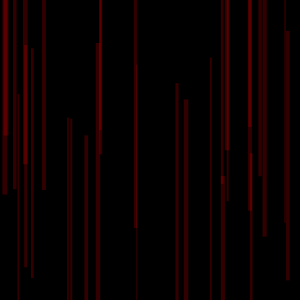
Frame 1 (no input)
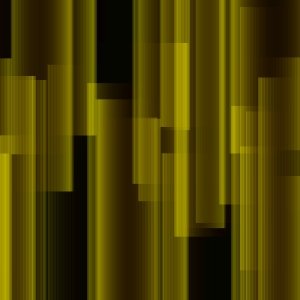
Frame 60 (the mouse pressed at the canvas centre just before this capture)
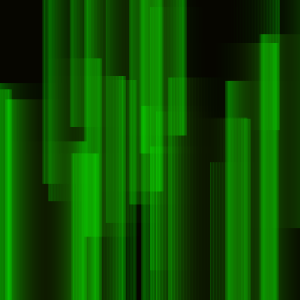
Frame 120 (the mouse held since frame 60 and released just before this capture)

The Processing sketch that drew these frames (run headless with seeded random() and noise(); from frame 60 on, the mouse is pressed at the canvas centre):

// Processing sketch: processing_91776
// ── processing_91776.pde

Line[] line = new Line[30];

float t = 0;

void setup() {
  size(300, 300);
  colorMode(HSB, 360, 100, 100);
  background(0);
  smooth();

  rectMode(CENTER);

  for (int i = 0; i < line.length;i++) {
    line[i] = new Line();
  }
}

void draw() {
  noStroke();
  fill(0, 20);
  rect(width/2, height/2, width, height);

  for (int i = 0; i < line.length;i++) {
    line[i].display();
    line[i].move();
  }

} 

class Line {
  float x;
  float y;
  float speed;
  float rect_w;
  float rect_h;
  float hue;

  Line() {
    if (random(1) >= 0.5) {
      speed = 1.5;
    }
    else {
      speed = -1.5;
    }

    rect_w = random(1, 5);
    rect_h = random(220, 280);

    x = random(width);
    y = random(height);

    hue = 0;
  }

  void display() {
    noStroke();
    fill(hue, 100, 100, 50);
    rect(x, y, rect_w, rect_h);

    hue++;
    if (hue > 360) {
      hue = 0;
    }
  }

  void move() {
    x += speed;
    if (x > width + rect_w/2  || x < -rect_w/2) {
      rect_w = random(1, 5);
      rect_h = random(220, 280);
      y = random(width);

      if (speed > 0) {
        x = - rect_w/2;
      }
      else {
        x = width+rect_w/2;
      }
    }
  }
}
